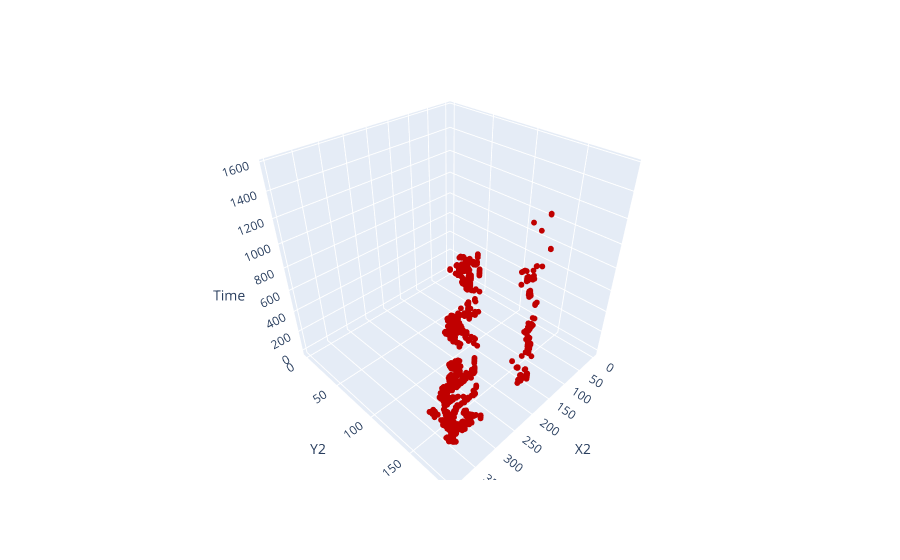
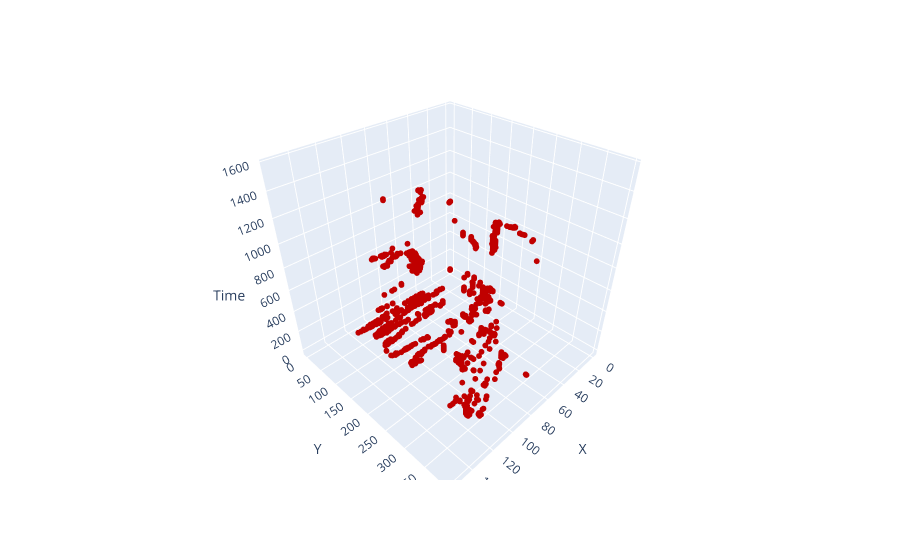

Notebook code cell kept with these figures, in order:
### Code cell
import cv2
import numpy as np
import pandas as pd
import matplotlib.pyplot as plt
from find_pupils_class import find_pupils
import plotly.express as px


# загрузить видеофайл
cap = cv2.VideoCapture('videoplayback.mp4')

# проверить, открыт ли файл успешно
if not cap.isOpened():
    print("Не удалось открыть видеофайл")

coordinates_arr = np.array([[0,0,0,0,0]]) # № кадра, x1, y1, x2, y2
i = 0 # № кадра

# прочитать первый кадр из видео
ret, img = cap.read()
old_row = [[0,0,0,0,0]]

while ret:
    new_row = find_pupils(i,img,old_row)
    coordinates_arr = np.append(coordinates_arr, new_row, axis=0)
    i += 1
    ret, img = cap.read()
    old_row = new_row


# Извлекаем значения по осям x, y, z из матрицы
x = [row[1] for row in coordinates_arr]
y = [row[2] for row in coordinates_arr]
z = [row[0] for row in coordinates_arr]

# Создаем 3D-диаграмму
fig = plt.figure()
ax = fig.add_subplot(111, projection='3d')
ax.scatter(x, y, z)

# Устанавливаем метки осей
ax.set_xlabel('X')
ax.set_ylabel('Y')
ax.set_zlabel('Time')

# Отображаем диаграмму
plt.show()

df_pca_3 = pd.DataFrame(coordinates_arr,columns = ['Time','X','Y','X2','Y2'])
fig = px.scatter_3d(df_pca_3, x = 'X2', y = 'Y2', z = 'Time').update_traces(marker = dict(size = 2,color = "#C00000"))
fig.show()
fig = px.scatter_3d(df_pca_3, x = 'X', y = 'Y', z = 'Time').update_traces(marker = dict(size = 2,color = "#C00000"))
fig.show()

# освободить ресурсы
cap.release()

### Figure 1 — Plotly figure (JSON) as saved in the notebook; plotly's stock layout.template omitted (floating-point values rounded to 4 significant figures; data arrays with more than 128 entries replaced by an {"elided": "..."} marker saying what was removed)
{"data": [{"hovertemplate": "X2=%{x}<br>Y2=%{y}<br>Time=%{z}<extra></extra>", "legendgroup": "", "marker": {"color": "#C00000", "size": 2, "symbol": "circle"}, "mode": "markers", "name": "", "scene": "scene", "showlegend": false, "type": "scatter3d", "x": {"elided": "1567 int values"}, "y": {"elided": "1567 int values"}, "z": {"elided": "1567 int values"}}], "layout": {"legend": {"tracegroupgap": 0}, "margin": {"t": 60}, "scene": {"domain": {"x": [0, 1], "y": [0, 1]}, "xaxis": {"title": {"text": "X2"}}, "yaxis": {"title": {"text": "Y2"}}, "zaxis": {"title": {"text": "Time"}}}}}

### Figure 2 — Plotly figure (JSON) as saved in the notebook; plotly's stock layout.template omitted (floating-point values rounded to 4 significant figures; data arrays with more than 128 entries replaced by an {"elided": "..."} marker saying what was removed)
{"data": [{"hovertemplate": "X=%{x}<br>Y=%{y}<br>Time=%{z}<extra></extra>", "legendgroup": "", "marker": {"color": "#C00000", "size": 2, "symbol": "circle"}, "mode": "markers", "name": "", "scene": "scene", "showlegend": false, "type": "scatter3d", "x": {"elided": "1567 int values"}, "y": {"elided": "1567 int values"}, "z": {"elided": "1567 int values"}}], "layout": {"legend": {"tracegroupgap": 0}, "margin": {"t": 60}, "scene": {"domain": {"x": [0, 1], "y": [0, 1]}, "xaxis": {"title": {"text": "X"}}, "yaxis": {"title": {"text": "Y"}}, "zaxis": {"title": {"text": "Time"}}}}}
